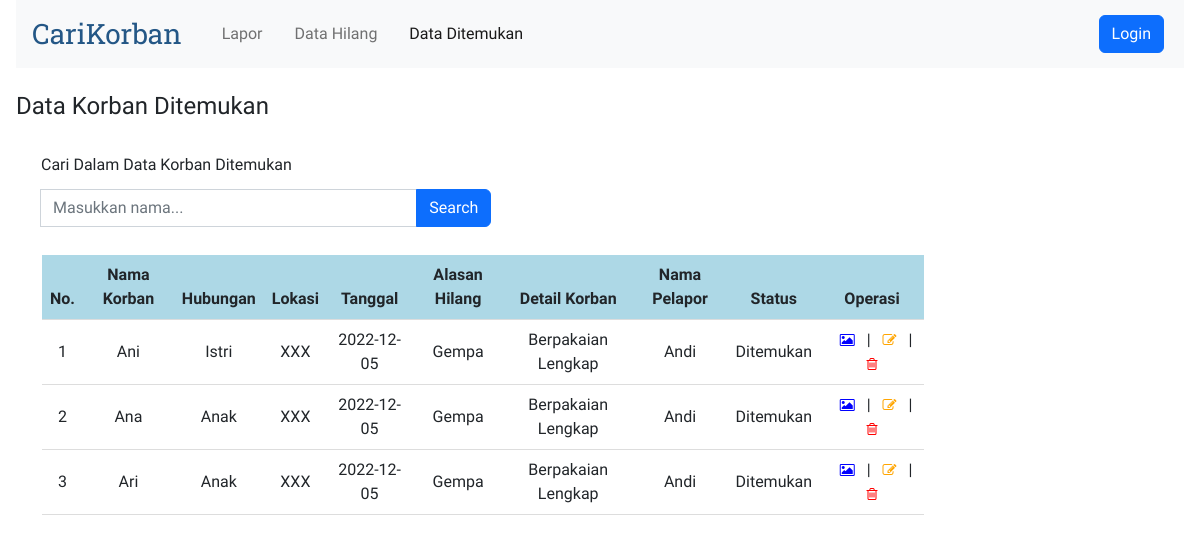
Page /views/dataditemukan.php on the committed database.
### tables this page shows
CREATE TABLE `korban` (
  `idx` int(11) NOT NULL,
  `nama_korban` varchar(30) NOT NULL,
  `hubungan` varchar(10) NOT NULL,
  `lokasi` varchar(20) NOT NULL,
  `tanggal` varchar(30) NOT NULL,
  `alasan_hilang` varchar(30) NOT NULL,
  `detail` varchar(255) NOT NULL,
  `nama_pelapor` varchar(30) NOT NULL,
  `telepon` varchar(30) NOT NULL,
  `email` varchar(30) NOT NULL,
  `status` varchar(30) NOT NULL,
  `nama_gambar` varchar(255),
  `file_gambar` longblob
);

### connection.php (called while the page is built)
<?php
abstract class Connection
{
    protected function get_connection()
    {
        $host = "localhost";
        $database = "carikorban";
        $username = "root";
        $password = "";
        $connect = new mysqli($host, $username, $password, $database);
        return $connect;
    }
}

### models/korban.php (called while the page is built, shortened)
<?php
include '..\connection.php';
class KorbanDitemukan extends Korban
{
    private $conn;
    public function __construct()
    {
        $this->conn = $this->get_connection();
    }
    public function tampil_data()
    {
        $sql = "SELECT * FROM korban WHERE status = 'Ditemukan'";
        $bind = $this->conn->query($sql);
        while ($obj = $bind->fetch_object()) {
            $baris[] = $obj;
        }
        if (!empty($baris)) {
            return $baris;
        }
    }
}

### views/dataditemukan.php (the view, shortened to what this page needs)
<?php
include '..\models\korban.php';
$model2 = new KorbanDitemukan();
$index = 1;
?>
<!doctype html>
<html lang="en">
<head>
    <link rel="stylesheet" href="https://cdnjs.cloudflare.com/ajax/libs/font-awesome/4.7.0/css/font-awesome.min.css">
    <link href="https://cdn.jsdelivr.net/npm/bootstrap@5.2.3/dist/css/bootstrap.min.css" rel="stylesheet"
>
</head>
<body>
    <div>
        <nav class="navbar navbar-expand-lg bg-light">
            <div class="container-fluid">
                <a class="navbar-brand logo" href="#">CariKorban</a>
                <div class="collapse navbar-collapse" id="navbarCollapse">
                    <ul class="navbar-nav me-auto mb-2 mb-lg-0">
                        <li class="nav-item">
                            <a class="nav-link" aria-current="page" href="lapor.php">Lapor</a>
                        </li>
                        <li class="nav-item">
                            <a class="nav-link" href="datahilang.php">Data Hilang</a>
                        </li>
                        <li class="nav-item">
                            <a class="nav-link active" href="dataditemukan.php">Data Ditemukan</a>
                        </li>
                    </ul>
                    <?php
                    if ($_SESSION['role'] == 'Admin') { ?>
                        <a href="logout.php"><button type="button"
                                class="d-flex btn btn-danger my-2 my-sm-0">Logout</button></a>
                        <?php
                    } else { ?>
                        <a href="login.php"><button type="button"
                                class="d-flex btn btn-primary my-2 my-sm-0">Login</button></a>
                        <?php
                    } ?>
                </div>
            </div>
        </nav>
        <br>
        <h4>Data Korban Ditemukan</h4>
        <br>
        <form action="dataditemukan.php" method="get">
            <label class="form-label">Cari Dalam Data Korban Ditemukan</label>
            <div class="input-group my-1" style="width: 40%;">
                <br>
                <input class="form-control" type="search" name="cari" placeholder="Masukkan nama...">
                <button class="btn btn-primary" type="submit" id="button-addon2" value="cari">Search</button>
            </div>
        </form>
        <br>
        <table class="table align-middle mb-0 bg-white">
            <thead style="background-color: lightblue;">
                <tr>
                    <th>No.</th>
                    <th>Nama Korban</th>
                    <th>Hubungan</th>
                    <th>Lokasi</th>
                    <th>Tanggal</th>
                    <th>Alasan Hilang</th>
                    <th>Detail Korban</th>
                    <th>Nama Pelapor</th>
                    <th>Status</th>
                    <?php if ($_SESSION['role'] == 'Guest') { ?>
                        <th><a title="Lihat Foto">Foto Korban</a></th>
                    <?php } else { ?>
                        <th><a title="Operasi">Operasi</a></th>
                    <?php } ?>
                </tr>
            </thead>
            <tbody>
                <?php
                if (isset($_GET['cari'])) {
                    $cari = $_GET['cari'];
                    $result = $model2->search($cari);
                } else {
                    $result = $model2->tampil_data();
                }
                if (!empty($result)) {
                    foreach ($result as $data): ?>
                        <tr>
                            <td>
                                <?= $index++ ?>
                            </td>
                            <td>
                                <?= $data->nama_korban ?>
                            </td>
                            <td>
                                <?= $data->hubungan ?>
                            </td>
                            <td>
                                <?= $data->lokasi ?>
                            </td>
                            <td>
                                <?= $data->tanggal ?>
                            </td>
                            <td>
                                <?= $data->alasan_hilang ?>
                            </td>
                            <td>
                                <?= $data->detail ?>
                            </td>
                            <td>
                                <?= $data->nama_pelapor ?>
                            </td>
                            <td>
                                <?= $data->status ?>
                            </td>
                            <td>
                                <?php if ($_SESSION['role'] == 'Guest') { ?>
                                    <a title="Lihat Foto" name="foto" id="foto" target="_blank" rel="noopener noreferrer"
                                        href="lihatfoto.php?idx=<?= $data->idx ?>"><i class="fa fa-picture-o"
                                            style="font-size:14px;color:blue"></i></a>
                                <?php } else { ?>
                                    <a title="Lihat Foto" name="foto" id="foto" target="_blank" rel="noopener noreferrer"
                                        href="lihatfoto.php?idx=<?= $data->idx ?>"><i class="fa fa-picture-o"
                                            style="font-size:14px;color:blue"></i></a>
                                    |
                                    <a title="Ubah" name="edit" id="edit" href="edit.php?idx=<?= $data->idx ?>"><i
                                            class="fa fa-edit" style="font-size:14px;color:orange"></i></a>
                                    |
                                    <a title="Hapus" name="hapus" id="hapus" href="..\models\process.php?idx=<?= $data->idx ?>"><i
                                            class="fa fa-trash-o" style="font-size:14px;color:red"></i></a>
                                <?php } ?>
                            </td>
                        </tr>
                    <?php endforeach;
                } else { ?>
                    <tr>
                        <td colspan="9">Belum ada data korban ditemukan.</td>
                    </tr>
                <?php } ?>
            </tbody>
        </table>
    </div>
</body>
</html>

### views/dataditemukan.php (style rules this page uses)
*, html, body { margin: 0 4px; padding: 0; }
body { font-family: 'Readex Pro'; }
a { text-decoration: none; }
.logo { font-family: 'Roboto Slab'; font-size: 28px; color: #245786; }
form { margin: 0 25px; }
.table { width: 75%; text-align: center; border-bottom: 1px solid #ddd; border-collapse: collapse; margin: 0 30px; }

### rows in the picture
korban: nama_korban "Ani", hubungan "Istri", lokasi "XXX", tanggal "2022-12-05", alasan_hilang "Gempa", detail "Berpakaian Lengkap", nama_pelapor "Andi", status "Ditemukan"
korban: nama_korban "Ana", hubungan "Anak", lokasi "XXX", tanggal "2022-12-05", alasan_hilang "Gempa", detail "Berpakaian Lengkap", nama_pelapor "Andi", status "Ditemukan"
korban: nama_korban "Ari", hubungan "Anak", lokasi "XXX", tanggal "2022-12-05", alasan_hilang "Gempa", detail "Berpakaian Lengkap", nama_pelapor "Andi", status "Ditemukan"
